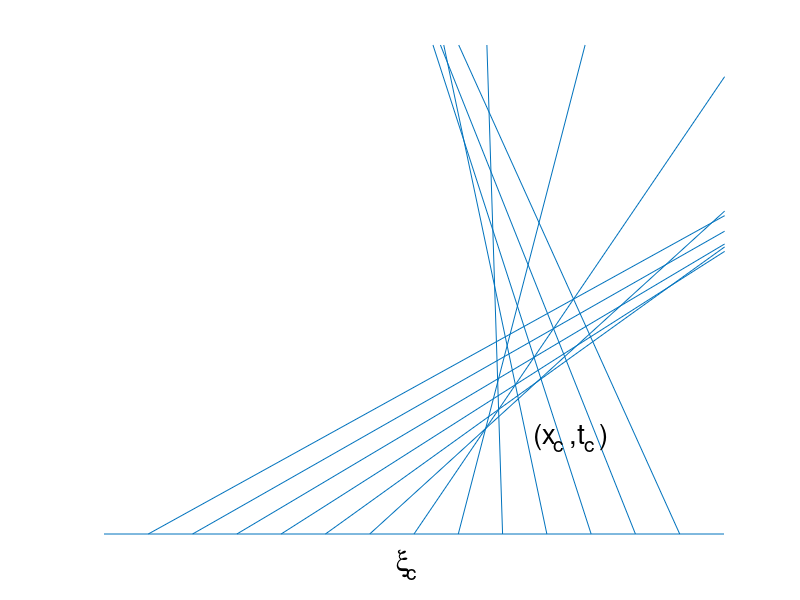

The MATLAB script that drew this image: (Note: this script raises an error after producing the figure.)
axis([-3.5 3.5 0 5])
axis off
hold on


for i=1:13
a=i/2-3.5;
c=5;
b=a-c*(atan(a)-0.75);
q=[a b];
r=[0 c];
line(q,r)
end

q=[-3.5 3.5];
r=[0 0];
line(q,r)

text(1.35,1,'(x  ,t  )','fontsize',20)
text(1.35,.9,'    c    c','fontsize',15)

text(-.2,-.3,'x','fontname','symbol','fontweight','bold','fontsize',20)
text(-.2,-.4,'  c','fontsize',15)

rdot=sprintf('%c',183)
text(.7,1,rdot,'fontname','symbol','fontweight','bold','fontsize',20)

text(3.6,0,'x','fontsize',20)

hold off
